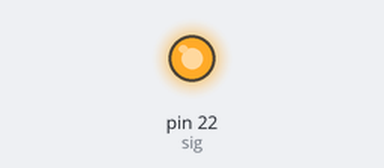
Recording of a sketch running on a simulated Arduino Mega 2560, built with avr-gcc and run on an emulated ATmega2560. On the bench: output pins drawn as LEDs (lit = HIGH).

Above: at 1.5 s.
At 4.5 s:
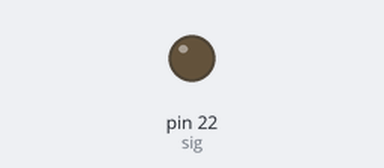
Timing chart, 0 to 7.8 s (numbered marks = the images above):
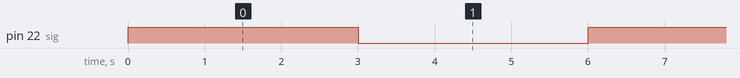

The sketch:

a.ino
```cpp
int sig = 22;

void setup() {
  pinMode(sig, OUTPUT);
  digitalWrite(sig, LOW);

}

void loop() {
  digitalWrite(sig, HIGH);
  delay(3000);
  digitalWrite(sig, LOW);
  delay(3000);
}
```

Measured:
- by itself, pin 22 (sig): alternates HIGH for 3.0 s and LOW for 3.0 s
